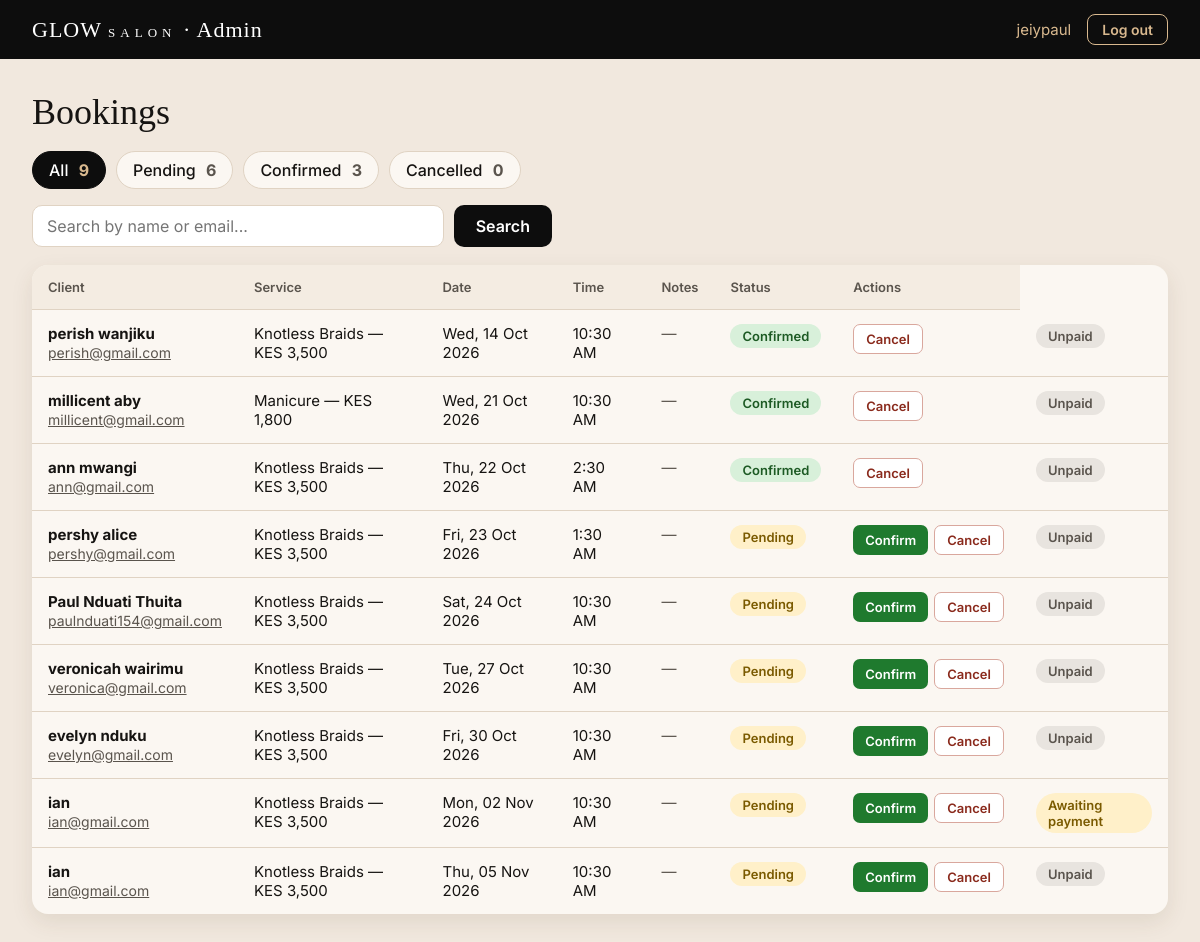
The page /dashboard/ (signed in) on the database its author committed.
### Dashboard/models.py (models this page shows, shortened)
class Booking(models.Model):
    SERVICES = [
        ("braids", "Knotless Braids — KES 3,500"),
        ("manicure", "Manicure — KES 1,800"),
        ("haircare", "Natural Haircare — KES 2,500"),
    ]
    PRICES = {"braids": 3500, "manicure": 1800, "haircare": 2500}
    STATUS = [("pending", "Pending"), ("confirmed", "Confirmed"), ("cancelled", "Cancelled")]
    PAYMENT = [
        ("unpaid", "Unpaid"),
        ("pending", "Awaiting payment"),
        ("paid", "Paid"),
        ("failed", "Failed"),
    ]
    reference = models.UUIDField(default=uuid.uuid4, unique=True, editable=False)
    name = models.CharField(max_length=120)
    email = models.EmailField()
    service = models.CharField(max_length=20, choices=SERVICES)
    date = models.DateField()
    time = models.TimeField()
    notes = models.TextField(blank=True)
    status = models.CharField(max_length=10, choices=STATUS, default="pending")
    created_at = models.DateTimeField(auto_now_add=True)
    amount = models.PositiveIntegerField(default=0)
    payment_status = models.CharField(max_length=10, choices=PAYMENT, default="unpaid")
    mpesa_phone = models.CharField(max_length=15, blank=True)
    merchant_request_id = models.CharField(max_length=60, blank=True)
    checkout_request_id = models.CharField(max_length=60, blank=True, db_index=True)
    mpesa_receipt = models.CharField(max_length=30, blank=True)
    payment_note = models.CharField(max_length=200, blank=True)
    payment_requested_at = models.DateTimeField(null=True, blank=True)
    paid_at = models.DateTimeField(null=True, blank=True)
    class Meta:
        ordering = ["date", "time"]

### Dashboard/views.py (the view)
# urls.py: path("dashboard/", views.bookings_list, name="dashboard"),
@staff_member_required(login_url="dashboard_login")
def bookings_list(request):
    qs = Booking.objects.all()
    status = request.GET.get("status", "")
    q = request.GET.get("q", "").strip()
    if status in dict(Booking.STATUS):
        qs = qs.filter(status=status)
    if q:
        qs = qs.filter(Q(name__icontains=q) | Q(email__icontains=q))
    counts = {s: Booking.objects.filter(status=s).count() for s, _ in Booking.STATUS}
    counts["all"] = sum(counts.values())
    return render(request, "dashboard/bookings.html", {
        "bookings": qs,
        "counts": counts,
        "status": status,
        "q": q,
        "statuses": Booking.STATUS,
    })

### Dashboard/templates/dashboard/bookings.html (shortened to what this page needs)
{% load static %}
<!DOCTYPE html>
<html lang="en">
<head>
  <link rel="stylesheet" href="{% static 'dashboard.css' %}">
</head>
<body>
  <header class="topbar">
    <p class="topbar__brand">GLOW <span>SALON</span> · Admin</p>
    <div class="topbar__right">
      <span>{{ request.user.get_username }}</span>
      <form method="post" action="{% url 'dashboard_logout' %}">
        <button type="submit" class="btn-ghost">Log out</button>
      </form>
    </div>
  </header>
  <main class="wrap">
    <h1>Bookings</h1>
    <nav class="tabs" aria-label="Filter by status">
      <a href="{% url 'dashboard' %}" class="{% if not status %}is-active{% endif %}">All <b>{{ counts.all }}</b></a>
      {% for value, label in statuses %}
        <a href="?status={{ value }}" class="{% if status == value %}is-active{% endif %}">
          {{ label }} <b>{% if value == 'pending' %}{{ counts.pending }}{% elif value == 'confirmed' %}{{ counts.confirmed }}{% else %}{{ counts.cancelled }}{% endif %}</b>
        </a>
      {% endfor %}
    </nav>
    <form class="search" method="get">
      <input type="search" name="q" value="{{ q }}" placeholder="Search by name or email...">
      <button type="submit" class="btn-primary">Search</button>
    </form>
    <div class="table-wrap">
      <table>
        <thead>
          <tr>
            <th>Client</th><th>Service</th><th>Date</th><th>Time</th>
            <th>Notes</th><th>Status</th><th>Actions</th>
          </tr>
        </thead>
        <tbody>
          {% for b in bookings %}
          <tr>
            <td>
              <strong>{{ b.name }}</strong><br>
              <a href="mailto:{{ b.email }}">{{ b.email }}</a>
            </td>
            <td>{{ b.get_service_display }}</td>
            <td>{{ b.date|date:"D, d M Y" }}</td>
            <td>{{ b.time|time:"g:i A" }}</td>
            <td class="notes">{{ b.notes|default:"—" }}</td>
            <td><span class="badge badge--{{ b.status }}">{{ b.get_status_display }}</span></td>
            <td class="actions">
              <form method="post" action="{% url 'booking_status' b.pk %}">
                {% if b.status != 'confirmed' %}
                  <button name="status" value="confirmed" class="btn-sm btn-sm--ok">Confirm</button>
                {% endif %}
                {% if b.status != 'cancelled' %}
                  <button name="status" value="cancelled" class="btn-sm btn-sm--no">Cancel</button>
                {% endif %}
              </form>
            </td>
            <td>
  <span class="badge badge--pay-{{ b.payment_status }}">{{ b.get_payment_status_display }}</span>
</td>
          </tr>
          {% empty %}
          <tr><td colspan="7" class="empty">No bookings found.</td></tr>
          {% endfor %}
        </tbody>
      </table>
    </div>
  </main>
</body>
</html>

### static/dashboard.css (style rules this page uses)
:root { --bg: #f1e8de; --card: #fbf7f2; --ink: #161412; --muted: #5a544d; --gold: #d9b98f; --dark: #0d0d0d; --line: #e0d3c3; --serif: "Playfair Display", Georgia, serif; --sans: "Inter", system-ui, -apple-system, "Segoe UI", Roboto, sans-serif; }
*, *::before, *::after { box-sizing: border-box; }
body { margin: 0; background: var(--bg); color: var(--ink); font-family: var(--sans); -webkit-font-smoothing: antialiased; }
a { color: inherit; }
h1 { font-family: var(--serif); font-weight: 500; font-size: 36px; margin: 0 0 18px; }
.btn-primary { background: var(--dark); color: #fff; border: 0; border-radius: 10px; padding: 11px 22px; font: 600 16px var(--sans); cursor: pointer; }
.btn-ghost { background: transparent; color: var(--gold); border: 1.5px solid var(--gold); border-radius: 8px; padding: 6px 14px; font: 600 14px var(--sans); cursor: pointer; }
.topbar { background: var(--dark); color: #fff; padding: 14px 32px; display: flex; justify-content: space-between; align-items: center; }
.topbar__brand { margin: 0; font-family: var(--serif); font-size: 22px; letter-spacing: 1px; }
.topbar__brand span { font-size: 13px; letter-spacing: 5px; }
.topbar__right { display: flex; align-items: center; gap: 16px; font-size: 15px; color: var(--gold); }
.topbar__right form { margin: 0; }
.wrap { max-width: 1280px; margin: 0 auto; padding: 32px; }
.tabs { display: flex; gap: 10px; flex-wrap: wrap; margin-bottom: 16px; }
.tabs a { text-decoration: none; padding: 8px 16px; border-radius: 999px; background: var(--card); border: 1.5px solid var(--line); font-weight: 500; }
.tabs a b { margin-left: 6px; color: var(--muted); }
.tabs a.is-active { background: var(--dark); color: #fff; border-color: var(--dark); }
.tabs a.is-active b { color: var(--gold); }
.search { display: flex; gap: 10px; margin-bottom: 18px; max-width: 520px; }
.search input { flex: 1; padding: 10px 14px; font: 16px var(--sans); border: 1.5px solid var(--line); border-radius: 10px; background: #fff; }
.table-wrap { background: var(--card); border-radius: 16px; box-shadow: 0 8px 22px rgba(80, 55, 30, .10); overflow-x: auto; }
table { width: 100%; border-collapse: collapse; min-width: 900px; }
th, td { padding: 14px 16px; text-align: left; vertical-align: top; border-bottom: 1px solid var(--line); font-size: 15px; }
th { font-size: 13px; color: var(--muted); font-weight: 600; background: #f4ece2; }
tbody tr:last-child td { border-bottom: 0; }
td a { color: var(--muted); font-size: 14px; }
.notes { max-width: 220px; color: var(--muted); }
.badge { display: inline-block; padding: 4px 12px; border-radius: 999px; font-size: 13px; font-weight: 600; }
.badge--pending { background: #fff0c9; color: #7a5a00; }
.badge--confirmed { background: #d8f0da; color: #1d5a24; }
.actions form { display: flex; gap: 6px; margin: 0; }
.btn-sm { border: 0; border-radius: 7px; padding: 6px 12px; font: 600 13px var(--sans); cursor: pointer; }
.btn-sm--ok { background: #1f7a2e; color: #fff; }
.btn-sm--no { background: #fff; color: #8a2a1c; border: 1.5px solid #d9a79d; }
.badge--pay-pending { background: #fff0c9; color: #7a5a00; }
.badge--pay-unpaid { background: #e8e4df; color: #5a544d; }

### rows shown on the page
Booking: status "Pending", pending "6", name "Paul Nduati Thuita", email "paulnduati154@gmail.com", service "Knotless Braids — KES 3,500", date "Sat, 24 Oct 2026", time "10:30 AM", notes "—", shows "Confirm", shows "Cancel", payment_status "Unpaid"
Booking: status "Confirmed", confirmed "3", name "perish wanjiku", email "perish@gmail.com", service "Knotless Braids — KES 3,500", date "Wed, 14 Oct 2026", time "10:30 AM", notes "—", shows "Cancel", payment_status "Unpaid"
Booking: name "millicent aby", email "millicent@gmail.com", service "Manicure — KES 1,800", date "Wed, 21 Oct 2026", time "10:30 AM", notes "—", status "Confirmed", shows "Cancel", payment_status "Unpaid"
Booking: name "ann mwangi", email "ann@gmail.com", service "Knotless Braids — KES 3,500", date "Thu, 22 Oct 2026", time "2:30 AM", notes "—", status "Confirmed", shows "Cancel", payment_status "Unpaid"
Booking: name "pershy alice", email "pershy@gmail.com", service "Knotless Braids — KES 3,500", date "Fri, 23 Oct 2026", time "1:30 AM", notes "—", status "Pending", shows "Confirm", shows "Cancel", payment_status "Unpaid"
Booking: name "veronicah wairimu", email "veronica@gmail.com", service "Knotless Braids — KES 3,500", date "Tue, 27 Oct 2026", time "10:30 AM", notes "—", status "Pending", shows "Confirm", shows "Cancel", payment_status "Unpaid"
Booking: name "evelyn nduku", email "evelyn@gmail.com", service "Knotless Braids — KES 3,500", date "Fri, 30 Oct 2026", time "10:30 AM", notes "—", status "Pending", shows "Confirm", shows "Cancel", payment_status "Unpaid"
Booking: name "ian", email "ian@gmail.com", service "Knotless Braids — KES 3,500", date "Mon, 02 Nov 2026", time "10:30 AM", notes "—", status "Pending", shows "Confirm", shows "Cancel", payment_status "Awaiting payment"
Booking: name "ian", email "ian@gmail.com", service "Knotless Braids — KES 3,500", date "Thu, 05 Nov 2026", time "10:30 AM", notes "—", status "Pending", shows "Confirm", shows "Cancel", payment_status "Unpaid"

### other values the page prints
{{ request.user.get_username }} "jeiypaul"
{{ counts.all }} "9"
{{ label }} "Cancelled"
{{ counts.cancelled }} "0"
